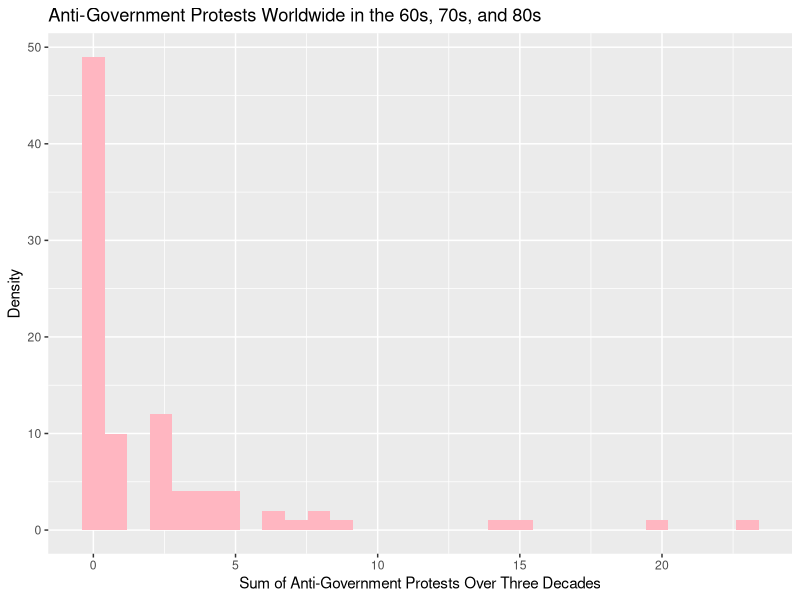
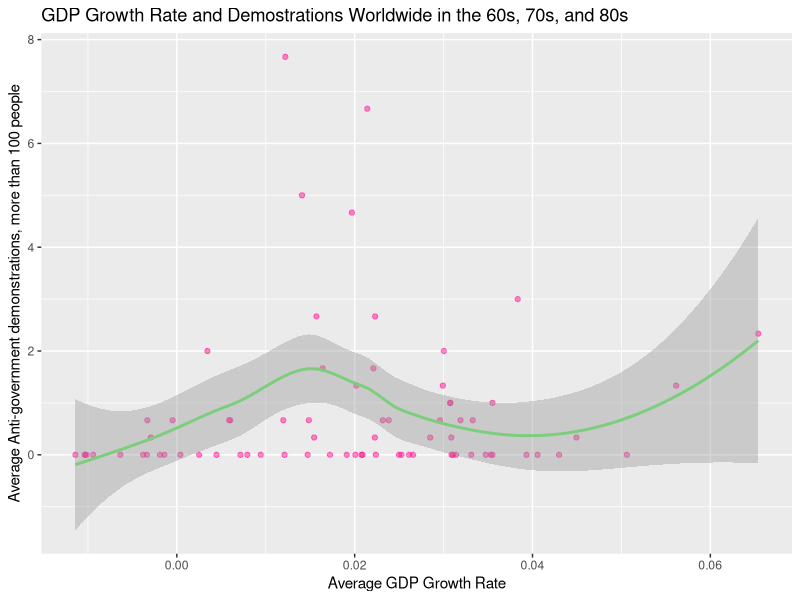

R code for these plots, in order:
## ---- chunk 1
library(dplyr)
library(tidyverse)
violence <- read_csv('violence.csv')

violence <- subset(violence, select = c(sftgname, agovdem60, gyp60, lrgdp60, 
                                        agovdem70, gyp70, lrgdp70, agovdem80, 
                                        gyp80, lrgdp80))

violence <- violence |>
 mutate(mean_protest = (agovdem60 + agovdem70 + agovdem80)/3,
        mean_growth = (gyp60 + gyp70 + gyp80)/3,
        mean_gdp = (lrgdp60 + lrgdp70 + lrgdp80)/3, 
        sum_protest = (agovdem60 + agovdem70 + agovdem80))

hist <- violence |>
  ggplot(aes(x = sum_protest)) +
  geom_histogram(fill = "lightpink") +
  labs(
    x = "Sum of Anti-Government Protests Over Three Decades",
    y = "Density",
    title = "Anti-Government Protests Worldwide in the 60s, 70s, and 80s"
  ) 
hist
## ---- chunk 2
regression_multiyear = lm(mean_protest ~  mean_growth + mean_gdp,
               data = violence)
regression_multiyear

scatter <- regression_multiyear |>
  ggplot(aes(x = mean_growth, y = mean_protest)) +
  geom_point(color = "deeppink", alpha = 0.5) +
  geom_smooth(method= 'loess', color = "palegreen3") +
  labs(
    x = "Average GDP Growth Rate",
    y = "Average Anti-government demonstrations, more than 100 people",
    title = "GDP Growth Rate and Demostrations Worldwide in the 60s, 70s, and 80s"
  ) 
scatter

## ---- chunk 3

summary(regression_multiyear)

regression <- regression_multiyear |> 
  broom::tidy() |>
  select(term, estimate, p.value) |>  
  knitr::kable(digits = 2)
regression
